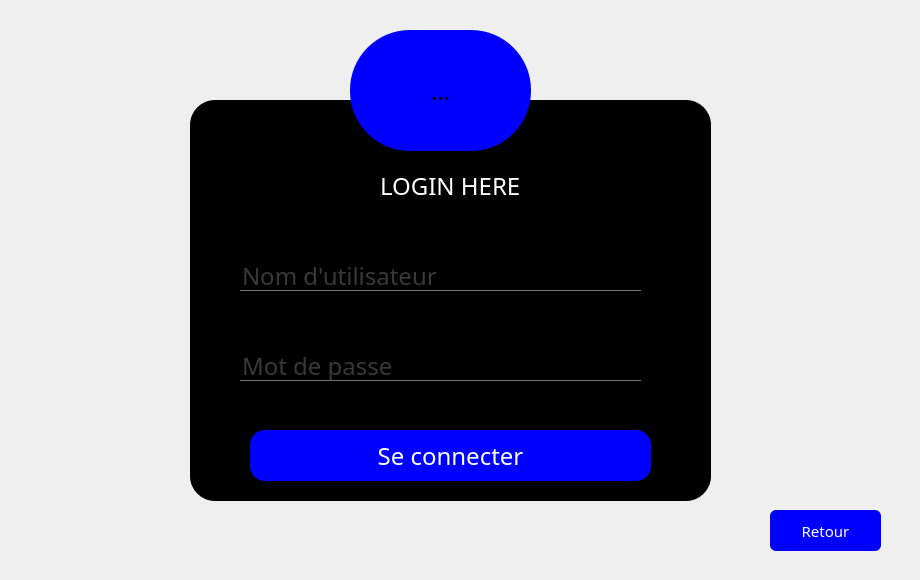
<?xml version="1.0" encoding="UTF-8"?>
<ui version="4.0">
 <class>Login_Admin</class>
 <widget class="QDialog" name="Login_Admin">
  <property name="geometry">
   <rect>
    <x>0</x>
    <y>0</y>
    <width>920</width>
    <height>580</height>
   </rect>
  </property>
  <property name="windowTitle">
   <string>Dialog</string>
  </property>
  <property name="styleSheet">
   <string notr="true">*{
	background-image: url(:/pictures/3407709_m.jpg);
	font-family:century gothic;
	font-size:24px;
}

QFrame
{
	background:black;
	border-radius:25;
}

QPushButton
{
	background:blue;
    border-radius: 20;
}

QToolButton
{
	background:blue;
    border-radius: 60;
}
QLabel
{
color:white;
}

QPushButton
{
   	color:white;
    border-radius: 15;
}

QPushButton:hover
{
   	color:white;
    border-radius: 15;
	background:red;
}

QLineEdit
{
	background: transparent;
	border: none;	
	color: #717072;
	border-bottom:1px solid #717072;
}</string>
  </property>
  <widget class="QFrame" name="frame">
   <property name="geometry">
    <rect>
     <x>190</x>
     <y>100</y>
     <width>521</width>
     <height>401</height>
    </rect>
   </property>
   <property name="frameShape">
    <enum>QFrame::StyledPanel</enum>
   </property>
   <property name="frameShadow">
    <enum>QFrame::Raised</enum>
   </property>
   <widget class="QLabel" name="label">
    <property name="geometry">
     <rect>
      <x>190</x>
      <y>60</y>
      <width>141</width>
      <height>51</height>
     </rect>
    </property>
    <property name="styleSheet">
     <string notr="true"/>
    </property>
    <property name="text">
     <string>LOGIN HERE</string>
    </property>
   </widget>
   <widget class="QPushButton" name="pushButton_loginAdmin">
    <property name="geometry">
     <rect>
      <x>60</x>
      <y>330</y>
      <width>401</width>
      <height>51</height>
     </rect>
    </property>
    <property name="sizeIncrement">
     <size>
      <width>0</width>
      <height>0</height>
     </size>
    </property>
    <property name="styleSheet">
     <string notr="true"/>
    </property>
    <property name="text">
     <string>Se connecter</string>
    </property>
   </widget>
   <widget class="QLineEdit" name="lineEdit_Username">
    <property name="geometry">
     <rect>
      <x>50</x>
      <y>160</y>
      <width>401</width>
      <height>31</height>
     </rect>
    </property>
    <property name="text">
     <string/>
    </property>
    <property name="placeholderText">
     <string>Nom d'utilisateur</string>
    </property>
   </widget>
   <widget class="QLineEdit" name="lineEdit_Password">
    <property name="geometry">
     <rect>
      <x>50</x>
      <y>250</y>
      <width>401</width>
      <height>31</height>
     </rect>
    </property>
    <property name="text">
     <string/>
    </property>
    <property name="echoMode">
     <enum>QLineEdit::Password</enum>
    </property>
    <property name="placeholderText">
     <string>Mot de passe</string>
    </property>
   </widget>
   <widget class="QLabel" name="label_Messagelog">
    <property name="geometry">
     <rect>
      <x>50</x>
      <y>290</y>
      <width>331</width>
      <height>16</height>
     </rect>
    </property>
    <property name="font">
     <font>
      <family>century gothic</family>
      <pointsize>-1</pointsize>
      <weight>50</weight>
      <italic>false</italic>
      <bold>false</bold>
      <kerning>true</kerning>
     </font>
    </property>
    <property name="styleSheet">
     <string notr="true">*{
color:red;
font: 14px;
}</string>
    </property>
    <property name="text">
     <string/>
    </property>
   </widget>
  </widget>
  <widget class="QToolButton" name="toolButton">
   <property name="geometry">
    <rect>
     <x>350</x>
     <y>30</y>
     <width>181</width>
     <height>121</height>
    </rect>
   </property>
   <property name="styleSheet">
    <string notr="true">image: url(:/pictures/R29ff80e1b872c3a34502081bb24ddc77.png);</string>
   </property>
   <property name="text">
    <string>...</string>
   </property>
   <property name="icon">
    <iconset>
     <normaloff>:/pictures/pictures/R29ff80e1b872c3a34502081bb24ddc77.png</normaloff>:/pictures/pictures/R29ff80e1b872c3a34502081bb24ddc77.png</iconset>
   </property>
   <property name="iconSize">
    <size>
     <width>64</width>
     <height>64</height>
    </size>
   </property>
  </widget>
  <widget class="QPushButton" name="pushButton_retourMenu">
   <property name="enabled">
    <bool>true</bool>
   </property>
   <property name="geometry">
    <rect>
     <x>770</x>
     <y>510</y>
     <width>111</width>
     <height>41</height>
    </rect>
   </property>
   <property name="styleSheet">
    <string notr="true">*{
background:blue;
border-radius:6;
font:15px;
}
QPushButton:hover
{
background:red;
}</string>
   </property>
   <property name="text">
    <string>Retour</string>
   </property>
   <property name="autoDefault">
    <bool>true</bool>
   </property>
  </widget>
 </widget>
 <resources/>
 <connections/>
</ui>
